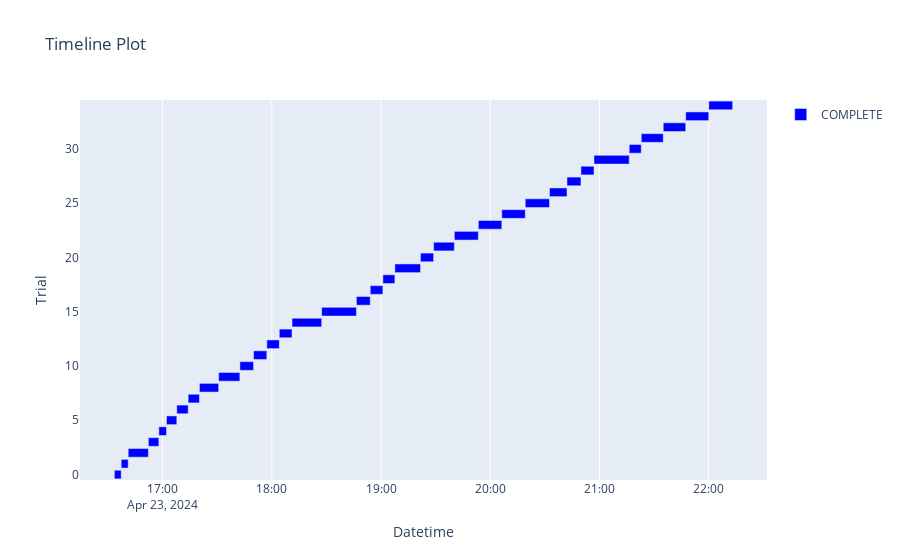

Here is the notebook cell this chart was saved with:
### Code cell
optuna.visualization.plot_timeline(study)

### Figure 1 — Plotly figure (JSON) as saved in the notebook; plotly's stock layout.template omitted (floating-point values rounded to 4 significant figures)
{"data": [{"base": ["2024-04-23T16:33:27.901539", "2024-04-23T16:37:13.660123", "2024-04-23T16:41:04.951503", "2024-04-23T16:52:09.118208", "2024-04-23T16:57:54.193250", "2024-04-23T17:02:07.645130", "2024-04-23T17:07:46.965112", "2024-04-23T17:14:01.458427", "2024-04-23T17:20:13.278296", "2024-04-23T17:30:46.877688", "2024-04-23T17:42:26.223302", "2024-04-23T17:49:57.046277", "2024-04-23T17:57:14.658164", "2024-04-23T18:04:05.529899", "2024-04-23T18:11:05.956609", "2024-04-23T18:27:23.475483", "2024-04-23T18:46:28.489778", "2024-04-23T18:54:04.614728", "2024-04-23T19:01:01.303552", "2024-04-23T19:07:36.534323", "2024-04-23T19:21:39.946315", "2024-04-23T19:28:53.728135", "2024-04-23T19:40:17.390073", "2024-04-23T19:53:27.735008", "2024-04-23T20:06:21.905079", "2024-04-23T20:19:15.813103", "2024-04-23T20:32:34.574237", "2024-04-23T20:42:10.513125", "2024-04-23T20:49:50.986291", "2024-04-23T20:57:01.014008", "2024-04-23T21:16:22.571976", "2024-04-23T21:22:59.674019", "2024-04-23T21:35:04.523719", "2024-04-23T21:47:25.435688", "2024-04-23T22:00:04.944957"], "hovertemplate": "%{text}<extra>COMPLETE</extra>", "marker": {"color": "blue"}, "name": "COMPLETE", "orientation": "h", "text": ["{<br>  \"number\": 0,<br>  \"values\": [<br>    0.2582566916083945<br>  ],<br>  \"params\": {<br>    \"dropout_rate\": 0.05554937256711111,<br>    \"dropout_rate2\": 0.09937082675952327,<br>    \"LSTM_units\": 128,<br>    \"EMBEDDING_DIM\": 200,<br>    \"learning_rate\": 2.2473858786331558e-05<br>  }<br>}", "{<br>  \"number\": 1,<br>  \"values\": [<br>    0.7397243107769423<br>  ],<br>  \"params\": {<br>    \"dropout_rate\": 0.16238731348221075,<br>    \"dropout_rate2\": 0.09349754729562262,<br>    \"LSTM_units\": 64,<br>    \"EMBEDDING_DIM\": 200,<br>    \"learning_rate\": 0.000235837375972441<br>  }<br>}", "{<br>  \"number\": 2,<br>  \"values\": [<br>    0.03487253487253487<br>  ],<br>  \"params\": {<br>    \"dropout_rate\": 0.1156713724500694,<br>    \"dropout_rate2\": 0.08537928994950458,<br>    \"LSTM_units\": 256,<br>    \"EMBEDDING_DIM\": 200,<br>    \"learning_rate\": 1.1635393603063947e-06<br>  }<br>}", "{<br>  \"number\": 3,<br>  \"values\": [<br>    0.4927765330677952<br>  ],<br>  \"params\": {<br>    \"dropout_rate\": 0.1731740948385147,<br>    \"dropout_rate2\": 0.08537947874638763,<br>    \"LSTM_units\": 64,<br>    \"EMBEDDING_DIM\": 100,<br>    \"learning_rate\": 5.004345599490854e-05<br>  }<br>}", "{<br>  \"number\": 4,<br>  \"values\": [<br>    0.2048780487804878<br>  ],<br>  \"params\": {<br>    \"dropout_rate\": 0.09183897870762982,<br>    \"dropout_rate2\": 0.07555304134674155,<br>    \"LSTM_units\": 64,<br>    \"EMBEDDING_DIM\": 200,<br>    \"learning_rate\": 2.3248275975612407e-05<br>  }<br>}", "{<br>  \"number\": 5,<br>  \"values\": [<br>    0.7178831099783266<br>  ],<br>  \"params\": {<br>    \"dropout_rate\": 0.09250840338104498,<br>    \"dropout_rate2\": 0.09349698775914125,<br>    \"LSTM_units\": 64,<br>    \"EMBEDDING_DIM\": 150,<br>    \"learning_rate\": 0.0007674171673042348<br>  }<br>}", "{<br>  \"number\": 6,<br>  \"values\": [<br>    0.7075079433569998<br>  ],<br>  \"params\": {<br>    \"dropout_rate\": 0.0986729597160335,<br>    \"dropout_rate2\": 0.07398456754725026,<br>    \"LSTM_units\": 128,<br>    \"EMBEDDING_DIM\": 200,<br>    \"learning_rate\": 0.0004480420675843755<br>  }<br>}", "{<br>  \"number\": 7,<br>  \"values\": [<br>    0.4104813315339631<br>  ],<br>  \"params\": {<br>    \"dropout_rate\": 0.1731643507450079,<br>    \"dropout_rate2\": 0.0735411454485706,<br>    \"LSTM_units\": 64,<br>    \"EMBEDDING_DIM\": 150,<br>    \"learning_rate\": 2.3094071481095476e-06<br>  }<br>}", "{<br>  \"number\": 8,<br>  \"values\": [<br>    0.7187736469303957<br>  ],<br>  \"params\": {<br>    \"dropout_rate\": 0.16134343558461572,<br>    \"dropout_rate2\": 0.07821175835909654,<br>    \"LSTM_units\": 256,<br>    \"EMBEDDING_DIM\": 150,<br>    \"learning_rate\": 0.00016987384540062114<br>  }<br>}", "{<br>  \"number\": 9,<br>  \"values\": [<br>    0.6437047346296103<br>  ],<br>  \"params\": {<br>    \"dropout_rate\": 0.2291435960126414,<br>    \"dropout_rate2\": 0.07990923174589054,<br>    \"LSTM_units\": 256,<br>    \"EMBEDDING_DIM\": 200,<br>    \"learning_rate\": 3.0718743013361876e-05<br>  }<br>}", "{<br>  \"number\": 10,<br>  \"values\": [<br>    0.7410560850537378<br>  ],<br>  \"params\": {<br>    \"dropout_rate\": 0.2972137704934936,<br>    \"dropout_rate2\": 0.057854034295215365,<br>    \"LSTM_units\": 64,<br>    \"EMBEDDING_DIM\": 100,<br>    \"learning_rate\": 0.00015302368750292746<br>  }<br>}", "{<br>  \"number\": 11,<br>  \"values\": [<br>    0.7004367588713172<br>  ],<br>  \"params\": {<br>    \"dropout_rate\": 0.28061157532406417,<br>    \"dropout_rate2\": 0.05672700459303386,<br>    \"LSTM_units\": 64,<br>    \"EMBEDDING_DIM\": 100,<br>    \"learning_rate\": 0.0001547499414756148<br>  }<br>}", "{<br>  \"number\": 12,<br>  \"values\": [<br>    0.7338085274891545<br>  ],<br>  \"params\": {<br>    \"dropout_rate\": 0.23417605472778696,<br>    \"dropout_rate2\": 0.050039131186963744,<br>    \"LSTM_units\": 64,<br>    \"EMBEDDING_DIM\": 100,<br>    \"learning_rate\": 0.00016762821491891325<br>  }<br>}", "{<br>  \"number\": 13,<br>  \"values\": [<br>    0.7187234404215536<br>  ],<br>  \"params\": {<br>    \"dropout_rate\": 0.2818320666291123,<br>    \"dropout_rate2\": 0.06330557333773223,<br>    \"LSTM_units\": 64,<br>    \"EMBEDDING_DIM\": 100,<br>    \"learning_rate\": 8.025000116876372e-05<br>  }<br>}", "{<br>  \"number\": 14,<br>  \"values\": [<br>    0.7251143410414643<br>  ],<br>  \"params\": {<br>    \"dropout_rate\": 0.22251626560325732,<br>    \"dropout_rate2\": 0.06766958994432284,<br>    \"LSTM_units\": 64,<br>    \"EMBEDDING_DIM\": 100,<br>    \"learning_rate\": 0.0004076065453883772<br>  }<br>}", "{<br>  \"number\": 15,<br>  \"values\": [<br>    0.20952380952380953<br>  ],<br>  \"params\": {<br>    \"dropout_rate\": 0.1378090102336979,<br>    \"dropout_rate2\": 0.06389674553083408,<br>    \"LSTM_units\": 128,<br>    \"EMBEDDING_DIM\": 200,<br>    \"learning_rate\": 9.041973441856718e-06<br>  }<br>}", "{<br>  \"number\": 16,<br>  \"values\": [<br>    0.7083551689200992<br>  ],<br>  \"params\": {<br>    \"dropout_rate\": 0.20498071047682687,<br>    \"dropout_rate2\": 0.052401396449164334,<br>    \"LSTM_units\": 64,<br>    \"EMBEDDING_DIM\": 100,<br>    \"learning_rate\": 0.00028675383501458807<br>  }<br>}", "{<br>  \"number\": 17,<br>  \"values\": [<br>    0.6891311575135104<br>  ],<br>  \"params\": {<br>    \"dropout_rate\": 0.26062489815836487,<br>    \"dropout_rate2\": 0.09366006862483765,<br>    \"LSTM_units\": 64,<br>    \"EMBEDDING_DIM\": 200,<br>    \"learning_rate\": 0.0009627796574239111<br>  }<br>}", "{<br>  \"number\": 18,<br>  \"values\": [<br>    0.7303230111071862<br>  ],<br>  \"params\": {<br>    \"dropout_rate\": 0.19866896646462542,<br>    \"dropout_rate2\": 0.05851597962389249,<br>    \"LSTM_units\": 128,<br>    \"EMBEDDING_DIM\": 100,<br>    \"learning_rate\": 7.604936940612161e-05<br>  }<br>}", "{<br>  \"number\": 19,<br>  \"values\": [<br>    0.7355501340321076<br>  ],<br>  \"params\": {<br>    \"dropout_rate\": 0.15064557057690897,<br>    \"dropout_rate2\": 0.08600847328552844,<br>    \"LSTM_units\": 256,<br>    \"EMBEDDING_DIM\": 150,<br>    \"learning_rate\": 0.00011931169586112166<br>  }<br>}", "{<br>  \"number\": 20,<br>  \"values\": [<br>    0.20555555555555557<br>  ],<br>  \"params\": {<br>    \"dropout_rate\": 0.25114280027181346,<br>    \"dropout_rate2\": 0.06711093143267129,<br>    \"LSTM_units\": 64,<br>    \"EMBEDDING_DIM\": 200,<br>    \"learning_rate\": 7.694072728756075e-06<br>  }<br>}", "{<br>  \"number\": 21,<br>  \"values\": [<br>    0.736955681025112<br>  ],<br>  \"params\": {<br>    \"dropout_rate\": 0.1453264456086812,<br>    \"dropout_rate2\": 0.08791295233242938,<br>    \"LSTM_units\": 256,<br>    \"EMBEDDING_DIM\": 150,<br>    \"learning_rate\": 0.00010564926287579155<br>  }<br>}", "{<br>  \"number\": 22,<br>  \"values\": [<br>    0.7069358178053831<br>  ],<br>  \"params\": {<br>    \"dropout_rate\": 0.13387570402654014,<br>    \"dropout_rate2\": 0.09206698211614449,<br>    \"LSTM_units\": 256,<br>    \"EMBEDDING_DIM\": 150,<br>    \"learning_rate\": 0.000287529810936762<br>  }<br>}", "{<br>  \"number\": 23,<br>  \"values\": [<br>    0.7005870672537338<br>  ],<br>  \"params\": {<br>    \"dropout_rate\": 0.18833485064608974,<br>    \"dropout_rate2\": 0.0994080963787085,<br>    \"LSTM_units\": 256,<br>    \"EMBEDDING_DIM\": 150,<br>    \"learning_rate\": 5.4084277920453076e-05<br>  }<br>}", "{<br>  \"number\": 24,<br>  \"values\": [<br>    0.7288287315009699<br>  ],<br>  \"params\": {<br>    \"dropout_rate\": 0.12800229872034904,<br>    \"dropout_rate2\": 0.08949453778337746,<br>    \"LSTM_units\": 256,<br>    \"EMBEDDING_DIM\": 150,<br>    \"learning_rate\": 0.0002662989058111937<br>  }<br>}", "{<br>  \"number\": 25,<br>  \"values\": [<br>    0.1993127147766323<br>  ],<br>  \"params\": {<br>    \"dropout_rate\": 0.2945510490437179,<br>    \"dropout_rate2\": 0.08221136191243872,<br>    \"LSTM_units\": 256,<br>    \"EMBEDDING_DIM\": 150,<br>    \"learning_rate\": 1.20628423169246e-05<br>  }<br>}", "{<br>  \"number\": 26,<br>  \"values\": [<br>    0.6182821118991332<br>  ],<br>  \"params\": {<br>    \"dropout_rate\": 0.0651886095045491,<br>    \"dropout_rate2\": 0.09691956847692654,<br>    \"LSTM_units\": 64,<br>    \"EMBEDDING_DIM\": 100,<br>    \"learning_rate\": 0.00010495226455352575<br>  }<br>}", "{<br>  \"number\": 27,<br>  \"values\": [<br>    0.7221044711714647<br>  ],<br>  \"params\": {<br>    \"dropout_rate\": 0.15349679728788918,<br>    \"dropout_rate2\": 0.08988517994586956,<br>    \"LSTM_units\": 64,<br>    \"EMBEDDING_DIM\": 200,<br>    \"learning_rate\": 0.0005562781120729123<br>  }<br>}", "{<br>  \"number\": 28,<br>  \"values\": [<br>    0.7251014997100008<br>  ],<br>  \"params\": {<br>    \"dropout_rate\": 0.1877705161672686,<br>    \"dropout_rate2\": 0.0710547738303259,<br>    \"LSTM_units\": 128,<br>    \"EMBEDDING_DIM\": 150,<br>    \"learning_rate\": 4.95490175608353e-05<br>  }<br>}", "{<br>  \"number\": 29,<br>  \"values\": [<br>    0.7247416953493858<br>  ],<br>  \"params\": {<br>    \"dropout_rate\": 0.06385206243116642,<br>    \"dropout_rate2\": 0.08170980573983573,<br>    \"LSTM_units\": 256,<br>    \"EMBEDDING_DIM\": 100,<br>    \"learning_rate\": 0.00022810096153700054<br>  }<br>}", "{<br>  \"number\": 30,<br>  \"values\": [<br>    0.19865319865319866<br>  ],<br>  \"params\": {<br>    \"dropout_rate\": 0.11174956415258834,<br>    \"dropout_rate2\": 0.09680690346663146,<br>    \"LSTM_units\": 128,<br>    \"EMBEDDING_DIM\": 200,<br>    \"learning_rate\": 1.7689390716193458e-05<br>  }<br>}", "{<br>  \"number\": 31,<br>  \"values\": [<br>    0.7330559549961694<br>  ],<br>  \"params\": {<br>    \"dropout_rate\": 0.1478180141067793,<br>    \"dropout_rate2\": 0.08643159140122408,<br>    \"LSTM_units\": 256,<br>    \"EMBEDDING_DIM\": 150,<br>    \"learning_rate\": 0.00011770387178985493<br>  }<br>}", "{<br>  \"number\": 32,<br>  \"values\": [<br>    0.7354094453087331<br>  ],<br>  \"params\": {<br>    \"dropout_rate\": 0.15590285977199148,<br>    \"dropout_rate2\": 0.08820431595805273,<br>    \"LSTM_units\": 256,<br>    \"EMBEDDING_DIM\": 150,<br>    \"learning_rate\": 9.393652218769055e-05<br>  }<br>}", "{<br>  \"number\": 33,<br>  \"values\": [<br>    0.736661712964727<br>  ],<br>  \"params\": {<br>    \"dropout_rate\": 0.11465077494664683,<br>    \"dropout_rate2\": 0.0826595204037524,<br>    \"LSTM_units\": 256,<br>    \"EMBEDDING_DIM\": 150,<br>    \"learning_rate\": 5.67961592098049e-05<br>  }<br>}", "{<br>  \"number\": 34,<br>  \"values\": [<br>    0.743672415096469<br>  ],<br>  \"params\": {<br>    \"dropout_rate\": 0.12046325878870909,<br>    \"dropout_rate2\": 0.083088237668143,<br>    \"LSTM_units\": 256,<br>    \"EMBEDDING_DIM\": 150,<br>    \"learning_rate\": 4.6059257159255764e-05<br>  }<br>}"], "textposition": "none", "type": "bar", "x": [225800.0, 231300.0, 664200.0, 345100.0, 253500.0, 339300.0, 374500.0, 371800.0, 633600.0, 699300.0, 450800.0, 437600.0, 410900.0, 420400.0, 977500.0, 1145000.0, 456100.0, 416700.0, 395200.0, 843400.0, 433800.0, 683700.0, 790300.0, 774200.0, 773900.0, 798800.0, 575900.0, 460500.0, 430000.0, 1162000.0, 397100.0, 724800.0, 740900.0, 759500.0, 787600.0], "y": [0, 1, 2, 3, 4, 5, 6, 7, 8, 9, 10, 11, 12, 13, 14, 15, 16, 17, 18, 19, 20, 21, 22, 23, 24, 25, 26, 27, 28, 29, 30, 31, 32, 33, 34]}], "layout": {"showlegend": true, "title": {"text": "Timeline Plot"}, "xaxis": {"title": {"text": "Datetime"}, "type": "date"}, "yaxis": {"title": {"text": "Trial"}}}}
